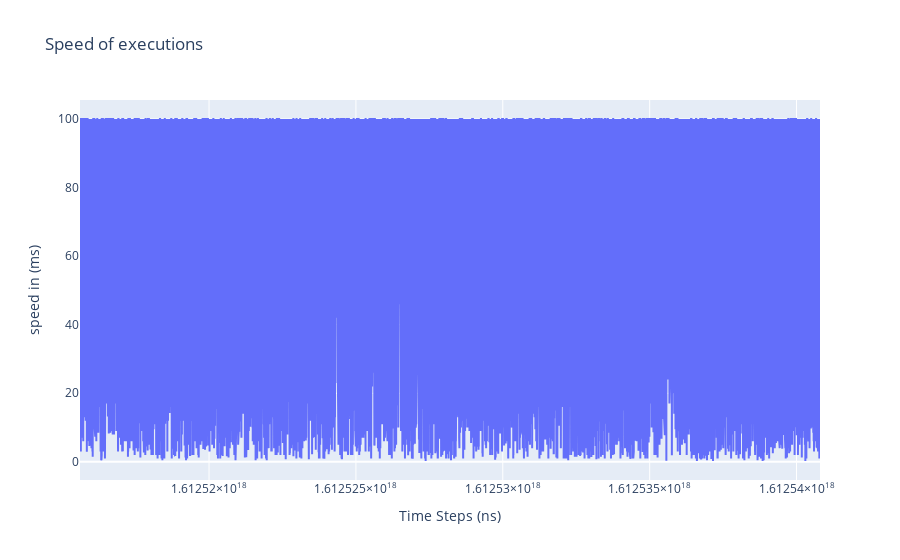

Write notebook code for a chart like this one.
### Code cell
treemap = get_treemap_fig()
treemap.update_layout(title='')
Ex_0_fig.update_layout(title='Speed of executions', xaxis_title='Time Steps (ns)', yaxis_title=r'$\alpha_{1c} = 352 \pm 11 \text{ km s}^{-1}$')
Ex_0_orderbook.update_layout(title='Speed of executions', xaxis_title='Time Steps (ns)', yaxis_title='speed in (ms)')
fig_exchange_turnover.update_layout(title='Speed of executions', xaxis_title='Time Steps (ns)', yaxis_title='speed in (ms)')
fig_executed_order_qty.update_layout(title='Speed of executions', xaxis_title='Time Steps (ns)', yaxis_title='speed in (ms)')
fig_executed_order.update_layout(title='Speed of executions', xaxis_title='Time Steps (ns)', yaxis_title='speed in (ms)')
fig_spreads.update_layout(title='Speed of executions', xaxis_title='Time Steps (ns)', yaxis_title='speed in (ms)')
fig_speed.update_layout(title='Speed of executions', xaxis_title='Time Steps (ns)', yaxis_title='speed in (ms)')
fig_fill_rate.update_layout(title='Speed of executions', xaxis_title='Time Steps (ns)', yaxis_title='speed in (ms)')

### Figure 1 — Plotly figure (JSON) as saved in the notebook; plotly's stock layout.template omitted (floating-point values rounded to 4 significant figures; data arrays with more than 128 entries replaced by an {"elided": "..."} marker saying what was removed)
{"data": [{"mode": "lines", "name": "Fill rates of executions", "type": "scatter", "x": {"elided": "21264 int values"}, "y": {"elided": "21264 float values"}}], "layout": {"title": {"text": "Speed of executions"}, "xaxis": {"title": {"text": "Time Steps (ns)"}}, "yaxis": {"title": {"text": "speed in (ms)"}}}}
